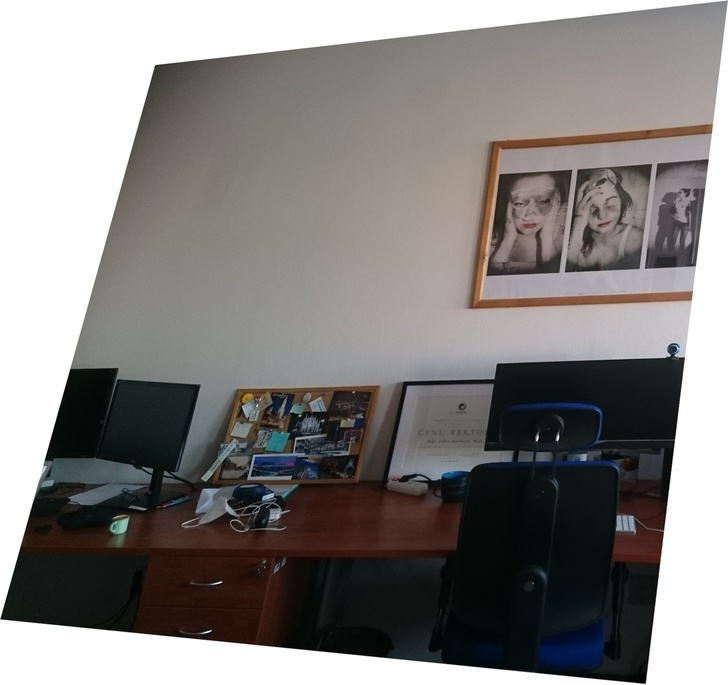
#> input picture imgs/left_tr.JPG, 728 x 685 px, shrunk from 2111 x 1987 before the run, found by its file name
$ jupyter execute akazeDetectAndCompute.ipynb
#> lines starting #> are read from the running program, lines starting #| are printed output that depends on the picture
<a href="https://colab.research.google.com/github/Mastemace/GZAPV_2021/blob/main/P2038/akazeDetectAndCompute.ipynb" target="_parent"></a>

[cell 1]
import numpy as np
import cv2
import matplotlib.pyplot as plt
import math

[cell 2]
def visualize(scale, *images):
  figsize = ( images[0].shape[0] / max(images[0].shape[:2]) * scale, images[0].shape[1] / max(images[0].shape[:2]) * scale * len(images) )
  plt.figure(figsize=figsize)
  i = 1
  for id in range(len(images)):
    plt.subplot(1,len(images), i)
    plt.imshow(images[id])
    i += 1


img1 = cv2.cvtColor(cv2.imread('left_tr.JPG'), cv2.COLOR_BGR2RGB)
img2 = cv2.cvtColor(cv2.imread('right.JPG'), cv2.COLOR_BGR2RGB)
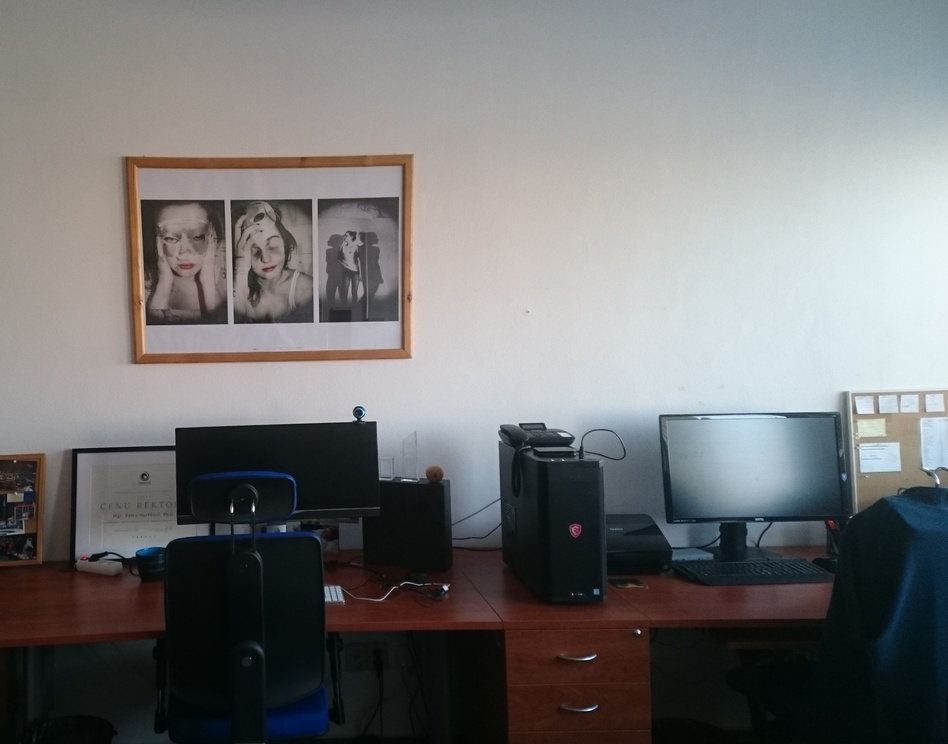
#> input picture imgs/right.JPG, 948 x 744 px, shrunk from 2750 x 2160 before the run, found by its file name
visualize(20, img1, img2)
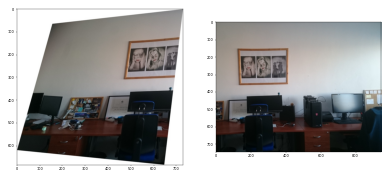
#> figure drawn by matplotlib, 2 panels

[cell 3]
# Find the key points and descriptors with ORB
# https://docs.opencv.org/master/da/d9b/group__features2d.html
# https://medium.com/data-breach/introduction-to-orb-oriented-fast-and-rotated-brief-4220e8ec40cf
# https://www.researchgate.net/publication/329685512_Analysis_and_Evaluation_of_Keypoint_Descriptors_for_Image_Matching

#orb = cv2.ORB.create(1000)
#keypoints1, descriptors1 = orb.detectAndCompute(img1, None)
#keypoints2, descriptors2 = orb.detectAndCompute(img2, None)

detector = cv2.AKAZE_create()
keypoints1, descriptors1 = detector.detectAndCompute(img1, None)
#> keypoints1 = 663 keypoints; strongest (x, y, size): (121, 526, 16.1), (120, 524, 11.4), (625, 522, 11.4), (158, 69, 8.1)
keypoints2, descriptors2 = detector.detectAndCompute(img2, None)
#> keypoints2 = 691 keypoints; strongest (x, y, size): (333, 593, 11.4), (333, 594, 16.1), (357, 411, 8.1), (445, 587, 4.8)


out1 = cv2.drawKeypoints(img1, keypoints1, None, (255, 0, 255))
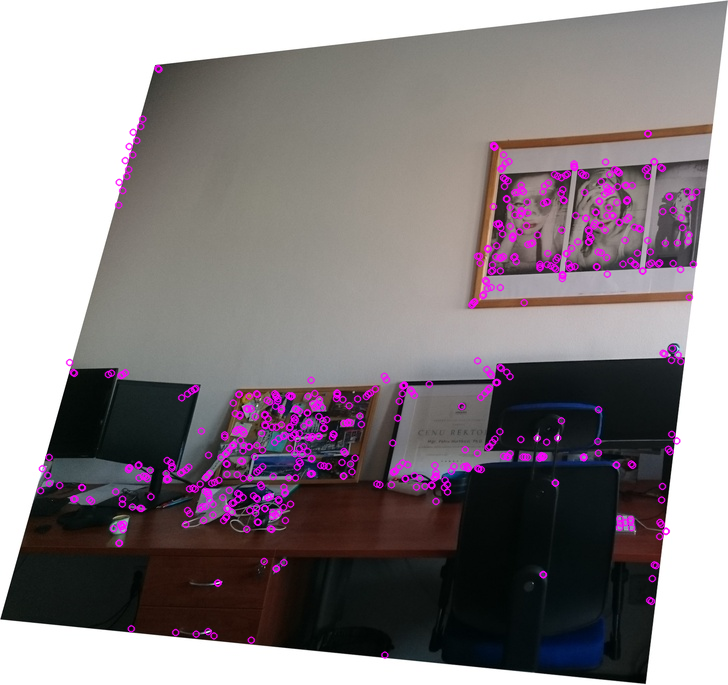
#> out1: shape (685, 728, 3); mean R, G, B 136.5, 127.4, 131.8
out2 = cv2.drawKeypoints(img2, keypoints2, None, (255, 0, 255))
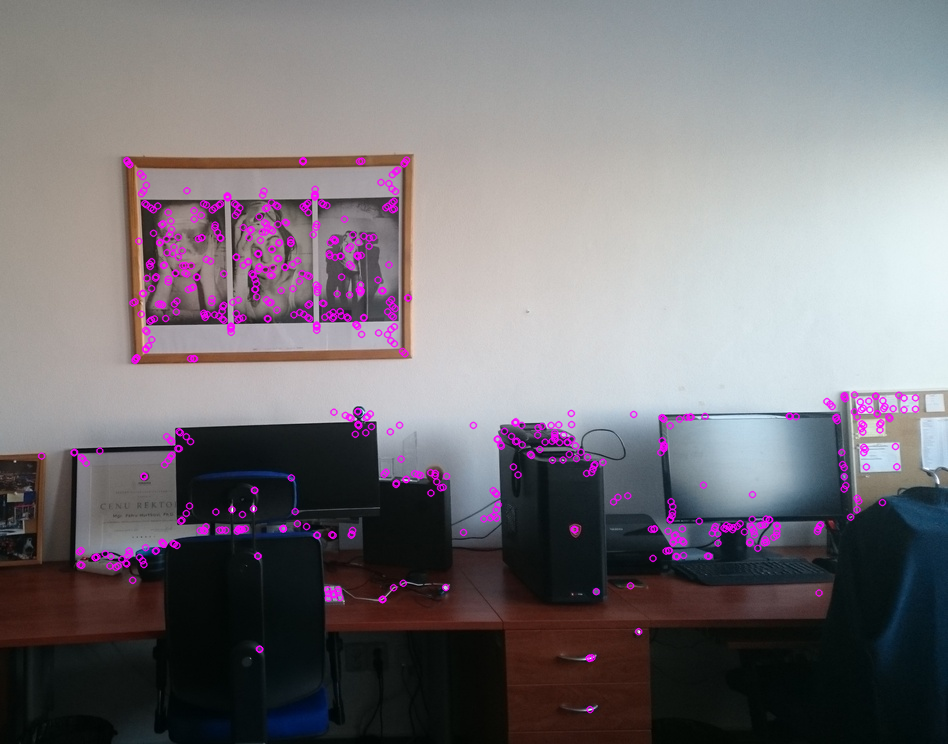
#> out2: shape (744, 948, 3); mean R, G, B 120.1, 115.5, 120.6
visualize(20, out1, out2)

[cell 4]
# ORB je binarni -> hamming matcher, mn v matchi drawKeypoints
matcher = cv2.BFMatcher_create(cv2.NORM_HAMMING)
matches = matcher.knnMatch(descriptors1, descriptors2,k=2)
#> matches = 663 matches
all_matches = [m for m,n in matches]
#> all_matches = 663 matches
out = cv2.drawMatches(img1, keypoints1, img2, keypoints2, all_matches, None)
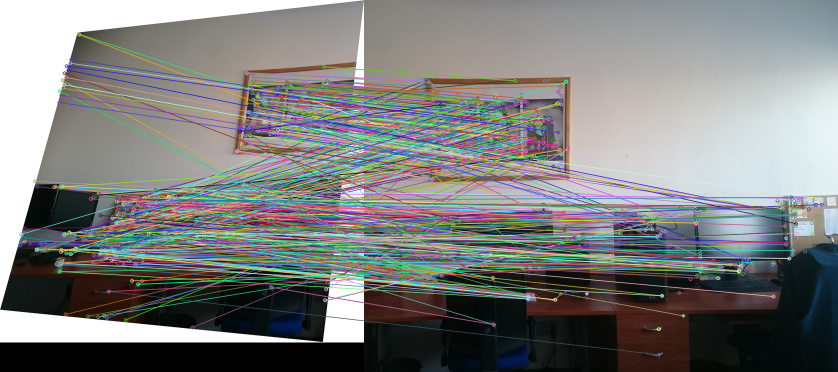
#> out: shape (744, 1676, 3) (shown at 1/2 size); mean R, G, B 125.5, 126.8, 125.8
visualize(40, out)

[cell 5]
good = []
for m, n in matches:
    if m.distance < 0.6 * n.distance:
        good.append(m)
#> after the loop, good = 65 matches

viz = cv2.drawMatches(img1,keypoints1,img2,keypoints2,good,None)
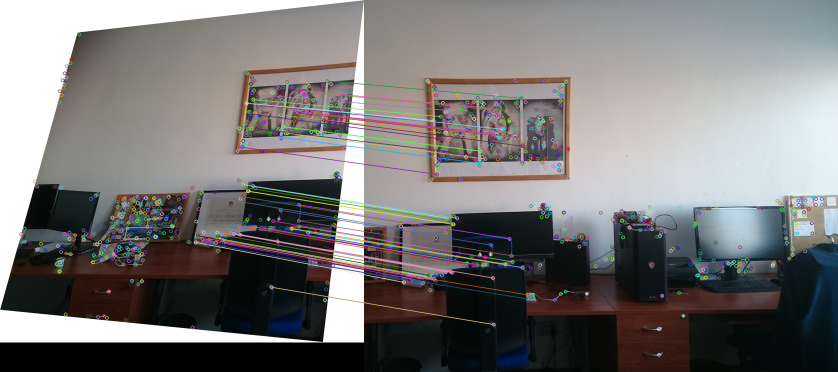
#> viz: shape (744, 1676, 3) (shown at 1/2 size); mean R, G, B 120.8, 119.4, 118.8
visualize(60, viz)

[cell 6]
def warpImages(img1, img2, H):

  rows1, cols1 = img1.shape[:2]
  rows2, cols2 = img2.shape[:2]

  list_of_points_1 = np.float32([[0,0], [0, rows1],[cols1, rows1], [cols1, 0]]).reshape(-1, 1, 2)
  temp_points = np.float32([[0,0], [0,rows2], [cols2,rows2], [cols2,0]]).reshape(-1,1,2)

  # When we have established a homography we need to warp perspective
  # Change field of view

  list_of_points_2 = cv2.perspectiveTransform(temp_points, H)

  list_of_points = np.concatenate((list_of_points_1,list_of_points_2), axis=0)

  [x_min, y_min] = np.int32(list_of_points.min(axis=0).ravel() - 0.5)
  [x_max, y_max] = np.int32(list_of_points.max(axis=0).ravel() + 0.5)

  translation_dist = [-x_min,-y_min]

  H_translation = np.array([[1, 0, translation_dist[0]], [0, 1, translation_dist[1]], [0, 0, 1]])

  output_img = cv2.warpPerspective(img2, H_translation.dot(H), (x_max-x_min, y_max-y_min))
  output_img[translation_dist[1]:rows1+translation_dist[1], translation_dist[0]:cols1+translation_dist[0]] = img1

  return output_img

[cell 7]
# Set minimum match condition
MIN_MATCH_COUNT = 10

if len(good) > MIN_MATCH_COUNT:
    # Convert keypoints to an argument for findHomography
    src_pts = np.float32([ keypoints1[m.queryIdx].pt for m in good]).reshape(-1,1,2)
#> src_pts = 65 rows, first 8: [593.3, 225.5], [597.3, 441], [509.6, 453.3], [597.9, 452.6], [539, 457.7], [413.9, 475.1], [419.3, 477.8], [653.7, 161.4]
    dst_pts = np.float32([ keypoints2[m.trainIdx].pt for m in good]).reshape(-1,1,2)
#> dst_pts = 65 rows, first 8: [257.5, 270.1], [294.7, 511.1], [205.5, 526.3], [296.9, 523.2], [236.8, 530.7], [104.7, 553.3], [110.4, 556], [314.4, 196.3]

    # Establish a homography
    M, _ = cv2.findHomography(src_pts, dst_pts, cv2.RANSAC,5.0)
#> M = [[1.63, 0.34, -689.9], [0.2, 1.77, -146.2], [0.000461, 0.000445, 1]]

    result = warpImages(img2, img1, M)
#> in warpImages, `list_of_points_2 = cv2.perspectiveTransform(temp_points, H)`: list_of_points_2 = [[-689.9, -146.2], [-350.4, 815.2], [444.8, 737.2], [372.1, -0.319]]
#> in warpImages, `list_of_points = np.concatenate((list_of_points_1,list_of_points_2), a..`: list_of_points = [[0, 0], [0, 744], [948, 744], [948, 0], [-689.9, -146.2], [-350.4, 815.2], [444.8, 737.2], [372.1, -0.319]]
#> in warpImages, `[x_min, y_min] = np.int32(list_of_points.min(axis=0).ravel() - 0.5)`: x_min = -690; y_min = -146
#> in warpImages, `[x_max, y_max] = np.int32(list_of_points.max(axis=0).ravel() + 0.5)`: x_max = 948; y_max = 815
#> in warpImages, `translation_dist = [-x_min,-y_min]`: translation_dist = [690, 146]
#> in warpImages, `H_translation = np.array([[1, 0, translation_dist[0]], [0, 1, translat..`: H_translation = [[1, 0, 690], [0, 1, 146], [0, 0, 1]]
#> in warpImages, `output_img = cv2.warpPerspective(img2, H_translation.dot(H), (x_max-x_..`:
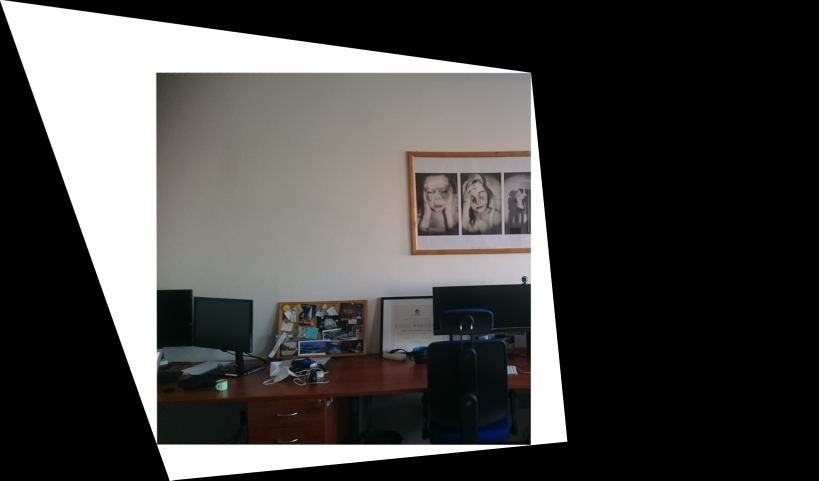
#> output_img: shape (961, 1638, 3) (shown at 1/2 size); mean R, G, B 71.5, 70.2, 69
#> in warpImages, `output_img[translation_dist[1]:rows1+translation_dist[1], translation_..`:
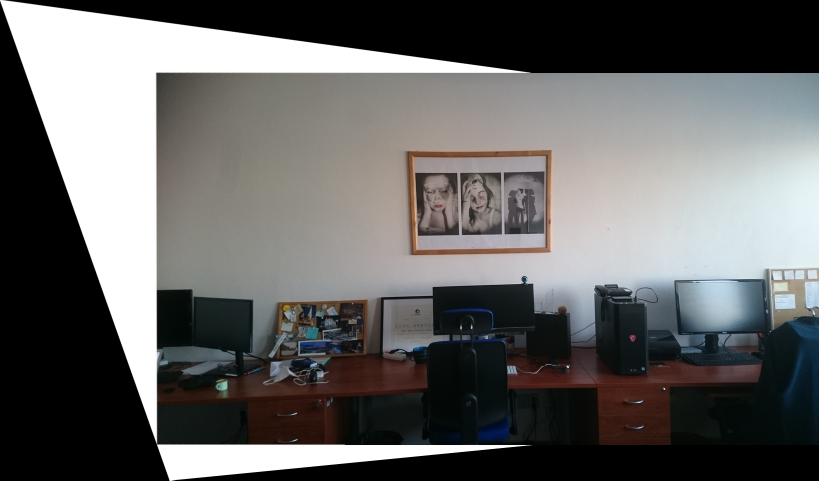
#> output_img: shape (961, 1638, 3) (shown at 1/2 size); mean R, G, B 101.8, 101.4, 100.7

visualize(30, result)
